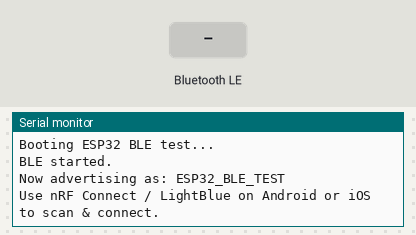
Simulated run of this sketch. Board: ESP32. Shown: the last lines printed to the serial monitor. The test bench sets the inputs (shaded band). Nothing arrives over Bluetooth unless stated; a phone connects over Bluetooth LE 3 s after start.

Above: at 2.2 s.
2.3 s: Bluetooth LE write "1" received
At 2.6 s:
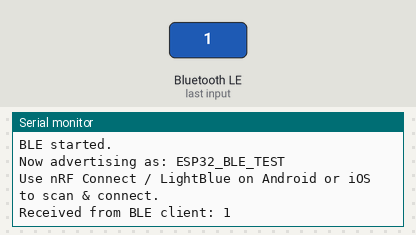
5.3 s: Bluetooth LE write "0" received
At 6.1 s:
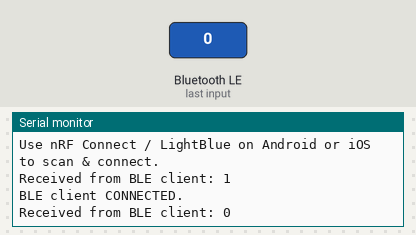
6.8 s: Bluetooth LE write "2" received
At 7.3 s:
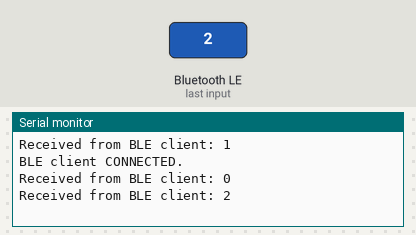

The sketch:

ble_test.ino
```cpp
#include <BLEDevice.h>
#include <BLEUtils.h>
#include <BLEServer.h>

// Simple custom UUIDs for testing
#define SERVICE_UUID        "12345678-1234-1234-1234-1234567890ab"
#define CHARACTERISTIC_UUID "abcdefab-1234-1234-1234-abcdefabcdef"

BLEServer *pServer = nullptr;
BLECharacteristic *pCharacteristic = nullptr;
bool deviceConnected = false;

// ---- Server connection callbacks ----
class MyServerCallbacks : public BLEServerCallbacks {
  void onConnect(BLEServer* pServer) override {
    deviceConnected = true;
    Serial.println("BLE client CONNECTED.");
  }

  void onDisconnect(BLEServer* pServer) override {
    deviceConnected = false;
    Serial.println("BLE client DISCONNECTED.");

    // Restart advertising so another device can connect again
    pServer->getAdvertising()->start();
    Serial.println("Advertising restarted.");
  }
};

// ---- Characteristic write callback ----
class MyCallbacks : public BLECharacteristicCallbacks {
  void onWrite(BLECharacteristic *pCharacteristic) override {
    String value = pCharacteristic->getValue();  // Arduino String

    if (value.length() > 0) {
      Serial.print("Received from BLE client: ");
      Serial.println(value);
    }
  }
};

void setup() {
  Serial.begin(115200);
  delay(1000);

  Serial.println();
  Serial.println("Booting ESP32 BLE test...");

  // 1. Initialize BLE device (name appears in BLE apps on Android & iOS)
  BLEDevice::init("ESP32_BLE_TEST");

  // 2. Create BLE server
  pServer = BLEDevice::createServer();
  pServer->setCallbacks(new MyServerCallbacks());

  // 3. Create BLE service
  BLEService *pService = pServer->createService(SERVICE_UUID);

  // 4. Create BLE characteristic (read/write/notify/indicate)
  pCharacteristic = pService->createCharacteristic(
    CHARACTERISTIC_UUID,
    BLECharacteristic::PROPERTY_READ   |
    BLECharacteristic::PROPERTY_WRITE  |
    BLECharacteristic::PROPERTY_NOTIFY |
    BLECharacteristic::PROPERTY_INDICATE
  );

  pCharacteristic->setCallbacks(new MyCallbacks());
  pCharacteristic->setValue("Hello from ESP32!");

  // 5. Start the service
  pService->start();

  // 6. Start advertising so phones can discover the ESP32
  BLEAdvertising *pAdvertising = BLEDevice::getAdvertising();
  pAdvertising->addServiceUUID(SERVICE_UUID);
  pAdvertising->setScanResponse(true);
  pAdvertising->setMinPreferred(0x06);  // recommended values for iOS
  pAdvertising->setMinPreferred(0x12);

  BLEDevice::startAdvertising();

  Serial.println("BLE started.");
  Serial.println("Now advertising as: ESP32_BLE_TEST");
  Serial.println("Use nRF Connect / LightBlue on Android or iOS to scan & connect.");
}

void loop() {
  // No periodic notifications here.
  // Later you'll put your sensor reading + manual notify logic in this loop.
}


  
```

Measured:
- after the input at 2.3 s, the serial monitor: prints a new line at once (image 1)
- after the input at 5.3 s, the serial monitor: prints a new line at once (image 2)
- after the input at 6.8 s, the serial monitor: prints a new line at once (image 3)
